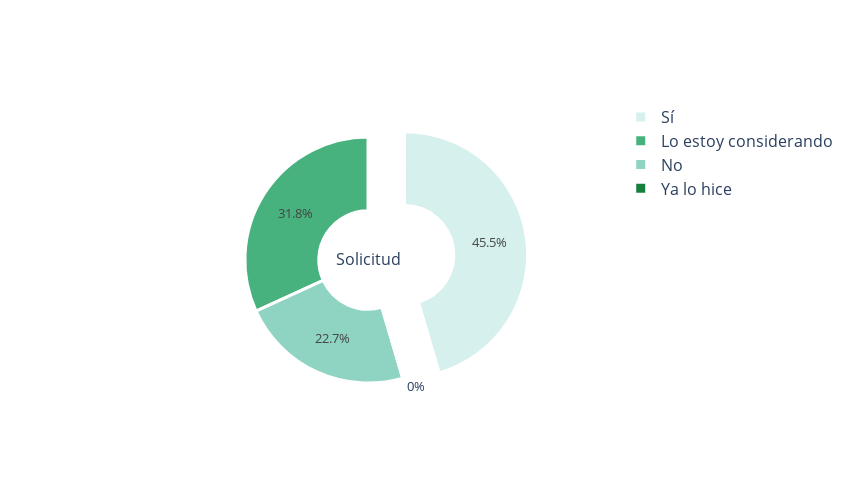

The cell this chart's notebook holds for it:
### Code cell
#Credito solicitud
si=0
no = 0
cons = 0
ya=0
for i in range(0, len(df)):
    if df['credito_solicitud'][i] == 'Sí':
        si += 1
    if df['credito_solicitud'][i] == 'No':
        no += 1
    if df['credito_solicitud'][i] == 'Lo estoy considerando':
        cons += 1
    if df['credito_solicitud'][i] == 'Ya lo hice':
        ya += 1

result = [si, no,cons,ya]
names = ['Sí','No','Lo estoy considerando','Ya lo hice']

pie_chart(result, names, 'Solicitud', 'BuGn')

### Figure 1 — Plotly figure (JSON) as saved in the notebook; plotly's stock layout.template omitted (floating-point values rounded to 4 significant figures)
{"data": [{"hole": 0.4, "labels": ["Sí", "No", "Lo estoy considerando", "Ya lo hice"], "marker": {"colors": ["#d6f0ee", "#8fd4c2", "#48b27f", "#157f3b"], "line": {"color": "#FFFFFF", "width": 3}}, "pull": [0.3, 0, 0, 0], "textfont": {"size": 13}, "title": {"text": "Solicitud"}, "type": "pie", "values": [20, 10, 14, 0]}], "layout": {"autosize": false, "font": {"size": 16}, "height": 500, "width": 850}}
